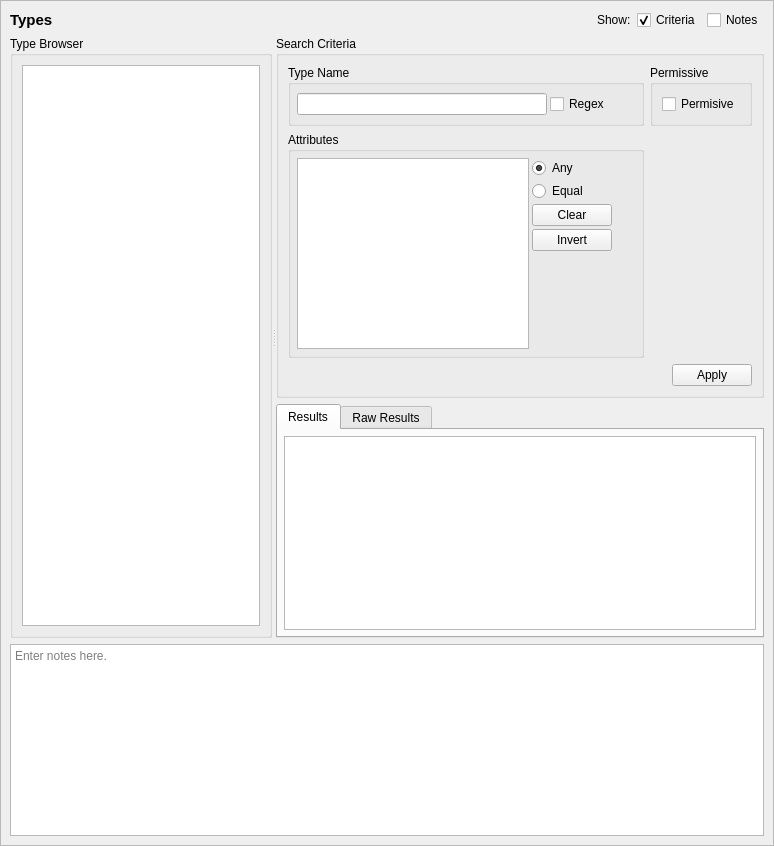
<?xml version="1.0" encoding="UTF-8"?>
<ui version="4.0">
 <class>UserQueryTab</class>
 <widget class="QScrollArea" name="UserQueryTab">
  <property name="geometry">
   <rect>
    <x>0</x>
    <y>0</y>
    <width>774</width>
    <height>846</height>
   </rect>
  </property>
  <property name="sizeAdjustPolicy">
   <enum>QAbstractScrollArea::AdjustToContents</enum>
  </property>
  <property name="widgetResizable">
   <bool>true</bool>
  </property>
  <widget class="QWidget" name="contents">
   <property name="geometry">
    <rect>
     <x>0</x>
     <y>0</y>
     <width>772</width>
     <height>844</height>
    </rect>
   </property>
   <property name="minimumSize">
    <size>
     <width>0</width>
     <height>0</height>
    </size>
   </property>
   <layout class="QGridLayout" name="gridLayout_3">
    <item row="0" column="0">
     <widget class="QLabel" name="label">
      <property name="sizePolicy">
       <sizepolicy hsizetype="Preferred" vsizetype="Fixed">
        <horstretch>0</horstretch>
        <verstretch>0</verstretch>
       </sizepolicy>
      </property>
      <property name="maximumSize">
       <size>
        <width>16777215</width>
        <height>20</height>
       </size>
      </property>
      <property name="font">
       <font>
        <pointsize>11</pointsize>
        <weight>75</weight>
        <bold>true</bold>
       </font>
      </property>
      <property name="text">
       <string>Types</string>
      </property>
     </widget>
    </item>
    <item row="3" column="0" colspan="5">
     <widget class="QTextEdit" name="notes">
      <property name="minimumSize">
       <size>
        <width>0</width>
        <height>80</height>
       </size>
      </property>
      <property name="toolTip">
       <string>Optionally enter notes here about the query.</string>
      </property>
      <property name="placeholderText">
       <string>Enter notes here.</string>
      </property>
     </widget>
    </item>
    <item row="0" column="1">
     <spacer name="horizontalSpacer">
      <property name="orientation">
       <enum>Qt::Horizontal</enum>
      </property>
      <property name="sizeHint" stdset="0">
       <size>
        <width>440</width>
        <height>20</height>
       </size>
      </property>
     </spacer>
    </item>
    <item row="0" column="2">
     <widget class="QLabel" name="label_2">
      <property name="text">
       <string>Show:</string>
      </property>
     </widget>
    </item>
    <item row="0" column="3">
     <widget class="QCheckBox" name="criteria_expander">
      <property name="toolTip">
       <string>Show or hide the search criteria (no settings are lost)</string>
      </property>
      <property name="text">
       <string>Criteria</string>
      </property>
      <property name="checked">
       <bool>true</bool>
      </property>
     </widget>
    </item>
    <item row="0" column="4">
     <widget class="QCheckBox" name="notes_expander">
      <property name="toolTip">
       <string>Show or hide the notes field (no data is lost)</string>
      </property>
      <property name="text">
       <string>Notes</string>
      </property>
     </widget>
    </item>
    <item row="1" column="0" rowspan="2" colspan="5">
     <widget class="QSplitter" name="splitter">
      <property name="sizePolicy">
       <sizepolicy hsizetype="Expanding" vsizetype="Preferred">
        <horstretch>0</horstretch>
        <verstretch>1</verstretch>
       </sizepolicy>
      </property>
      <property name="orientation">
       <enum>Qt::Horizontal</enum>
      </property>
      <widget class="QGroupBox" name="browser_groupBox">
       <property name="title">
        <string>Type Browser</string>
       </property>
       <layout class="QGridLayout" name="gridLayout">
        <item row="0" column="0">
         <widget class="GetDetailsListView" name="types"/>
        </item>
       </layout>
      </widget>
      <widget class="QWidget" name="verticalLayoutWidget">
       <layout class="QVBoxLayout" name="verticalLayout">
        <item>
         <widget class="QGroupBox" name="criteria_frame">
          <property name="sizePolicy">
           <sizepolicy hsizetype="Preferred" vsizetype="Preferred">
            <horstretch>0</horstretch>
            <verstretch>0</verstretch>
           </sizepolicy>
          </property>
          <property name="maximumSize">
           <size>
            <width>16777215</width>
            <height>16777215</height>
           </size>
          </property>
          <property name="title">
           <string>Search Criteria</string>
          </property>
          <layout class="QGridLayout" name="gridLayout_2">
           <item row="0" column="1">
            <widget class="QGroupBox" name="alias_criteria">
             <property name="maximumSize">
              <size>
               <width>16777215</width>
               <height>120</height>
              </size>
             </property>
             <property name="title">
              <string>Permissive</string>
             </property>
             <layout class="QGridLayout" name="gridLayout_4">
              <item row="1" column="0">
               <widget class="QCheckBox" name="permissive">
                <property name="toolTip">
                 <string>A matching type will be permissive.</string>
                </property>
                <property name="text">
                 <string>Permisive</string>
                </property>
               </widget>
              </item>
             </layout>
            </widget>
           </item>
           <item row="1" column="0">
            <widget class="QGroupBox" name="attr_criteria">
             <property name="title">
              <string>Attributes</string>
             </property>
             <layout class="QGridLayout" name="gridLayout_7">
              <property name="leftMargin">
               <number>6</number>
              </property>
              <property name="topMargin">
               <number>6</number>
              </property>
              <property name="rightMargin">
               <number>6</number>
              </property>
              <property name="bottomMargin">
               <number>6</number>
              </property>
              <property name="spacing">
               <number>3</number>
              </property>
              <item row="2" column="1">
               <widget class="QPushButton" name="clear_attrs">
                <property name="text">
                 <string>Clear</string>
                </property>
               </widget>
              </item>
              <item row="2" column="2">
               <spacer name="horizontalSpacer_4">
                <property name="orientation">
                 <enum>Qt::Horizontal</enum>
                </property>
                <property name="sizeHint" stdset="0">
                 <size>
                  <width>40</width>
                  <height>20</height>
                 </size>
                </property>
               </spacer>
              </item>
              <item row="3" column="1">
               <widget class="QPushButton" name="invert_attrs">
                <property name="text">
                 <string>Invert</string>
                </property>
               </widget>
              </item>
              <item row="1" column="1">
               <widget class="QRadioButton" name="attrs_equal">
                <property name="toolTip">
                 <string>A matching type will have an attribute set equal to the selected attributes.</string>
                </property>
                <property name="text">
                 <string>Equal</string>
                </property>
               </widget>
              </item>
              <item row="0" column="1">
               <widget class="QRadioButton" name="attrs_any">
                <property name="toolTip">
                 <string>A matching type will have any of the selected attributes.</string>
                </property>
                <property name="text">
                 <string>Any</string>
                </property>
                <property name="checked">
                 <bool>true</bool>
                </property>
               </widget>
              </item>
              <item row="0" column="0" rowspan="5">
               <widget class="QListView" name="attrs">
                <property name="sizePolicy">
                 <sizepolicy hsizetype="Expanding" vsizetype="Expanding">
                  <horstretch>0</horstretch>
                  <verstretch>0</verstretch>
                 </sizepolicy>
                </property>
                <property name="maximumSize">
                 <size>
                  <width>250</width>
                  <height>16777215</height>
                 </size>
                </property>
                <property name="toolTip">
                 <string>Match the attribute set of the type.</string>
                </property>
                <property name="selectionMode">
                 <enum>QAbstractItemView::ExtendedSelection</enum>
                </property>
               </widget>
              </item>
              <item row="4" column="1">
               <spacer name="verticalSpacer_2">
                <property name="orientation">
                 <enum>Qt::Vertical</enum>
                </property>
                <property name="sizeHint" stdset="0">
                 <size>
                  <width>20</width>
                  <height>40</height>
                 </size>
                </property>
               </spacer>
              </item>
             </layout>
            </widget>
           </item>
           <item row="0" column="0">
            <widget class="QGroupBox" name="name_criteria">
             <property name="maximumSize">
              <size>
               <width>16777215</width>
               <height>120</height>
              </size>
             </property>
             <property name="title">
              <string>Type Name</string>
             </property>
             <layout class="QGridLayout" name="gridLayout_8">
              <property name="leftMargin">
               <number>6</number>
              </property>
              <property name="topMargin">
               <number>6</number>
              </property>
              <property name="rightMargin">
               <number>6</number>
              </property>
              <property name="bottomMargin">
               <number>6</number>
              </property>
              <property name="spacing">
               <number>3</number>
              </property>
              <item row="0" column="1">
               <widget class="QLineEdit" name="name">
                <property name="sizePolicy">
                 <sizepolicy hsizetype="Expanding" vsizetype="Fixed">
                  <horstretch>0</horstretch>
                  <verstretch>0</verstretch>
                 </sizepolicy>
                </property>
                <property name="minimumSize">
                 <size>
                  <width>150</width>
                  <height>20</height>
                 </size>
                </property>
                <property name="maximumSize">
                 <size>
                  <width>250</width>
                  <height>16777215</height>
                 </size>
                </property>
               </widget>
              </item>
              <item row="0" column="2">
               <widget class="QCheckBox" name="name_regex">
                <property name="toolTip">
                 <string>Use regular expressions to match the type's name.</string>
                </property>
                <property name="text">
                 <string>Regex</string>
                </property>
               </widget>
              </item>
             </layout>
            </widget>
           </item>
           <item row="2" column="1">
            <widget class="QDialogButtonBox" name="buttonBox">
             <property name="standardButtons">
              <set>QDialogButtonBox::Apply</set>
             </property>
            </widget>
           </item>
          </layout>
         </widget>
        </item>
        <item>
         <widget class="QTabWidget" name="results_frame">
          <property name="sizePolicy">
           <sizepolicy hsizetype="Preferred" vsizetype="MinimumExpanding">
            <horstretch>0</horstretch>
            <verstretch>1</verstretch>
           </sizepolicy>
          </property>
          <property name="currentIndex">
           <number>0</number>
          </property>
          <widget class="QWidget" name="table_page">
           <property name="sizePolicy">
            <sizepolicy hsizetype="Preferred" vsizetype="MinimumExpanding">
             <horstretch>0</horstretch>
             <verstretch>0</verstretch>
            </sizepolicy>
           </property>
           <attribute name="title">
            <string>Results</string>
           </attribute>
           <layout class="QVBoxLayout" name="verticalLayout_3">
            <property name="leftMargin">
             <number>6</number>
            </property>
            <property name="topMargin">
             <number>6</number>
            </property>
            <property name="rightMargin">
             <number>6</number>
            </property>
            <property name="bottomMargin">
             <number>6</number>
            </property>
            <item>
             <widget class="QTableView" name="table_results">
              <property name="sizePolicy">
               <sizepolicy hsizetype="Expanding" vsizetype="MinimumExpanding">
                <horstretch>0</horstretch>
                <verstretch>0</verstretch>
               </sizepolicy>
              </property>
              <property name="sizeAdjustPolicy">
               <enum>QAbstractScrollArea::AdjustIgnored</enum>
              </property>
              <property name="alternatingRowColors">
               <bool>true</bool>
              </property>
              <property name="sortingEnabled">
               <bool>true</bool>
              </property>
             </widget>
            </item>
           </layout>
          </widget>
          <widget class="QWidget" name="raw_page">
           <property name="sizePolicy">
            <sizepolicy hsizetype="Preferred" vsizetype="MinimumExpanding">
             <horstretch>0</horstretch>
             <verstretch>0</verstretch>
            </sizepolicy>
           </property>
           <attribute name="title">
            <string>Raw Results</string>
           </attribute>
           <layout class="QVBoxLayout" name="verticalLayout_2">
            <property name="leftMargin">
             <number>6</number>
            </property>
            <property name="topMargin">
             <number>6</number>
            </property>
            <property name="rightMargin">
             <number>6</number>
            </property>
            <property name="bottomMargin">
             <number>6</number>
            </property>
            <item>
             <widget class="QPlainTextEdit" name="raw_results">
              <property name="sizePolicy">
               <sizepolicy hsizetype="Expanding" vsizetype="MinimumExpanding">
                <horstretch>0</horstretch>
                <verstretch>0</verstretch>
               </sizepolicy>
              </property>
              <property name="minimumSize">
               <size>
                <width>0</width>
                <height>0</height>
               </size>
              </property>
              <property name="font">
               <font>
                <family>Monospace</family>
               </font>
              </property>
              <property name="documentTitle">
               <string/>
              </property>
              <property name="lineWrapMode">
               <enum>QPlainTextEdit::NoWrap</enum>
              </property>
              <property name="readOnly">
               <bool>true</bool>
              </property>
             </widget>
            </item>
           </layout>
          </widget>
         </widget>
        </item>
       </layout>
      </widget>
     </widget>
    </item>
   </layout>
   <zorder>splitter</zorder>
   <zorder>notes</zorder>
   <zorder>label</zorder>
   <zorder>label_2</zorder>
   <zorder>horizontalSpacer</zorder>
   <zorder>criteria_expander</zorder>
   <zorder>notes_expander</zorder>
  </widget>
 </widget>
 <customwidgets>
  <customwidget>
   <class>GetDetailsListView</class>
   <extends>QListView</extends>
   <header>setoolsgui/getdetailslist.h</header>
  </customwidget>
 </customwidgets>
 <tabstops>
  <tabstop>criteria_expander</tabstop>
  <tabstop>notes_expander</tabstop>
  <tabstop>types</tabstop>
  <tabstop>name</tabstop>
  <tabstop>name_regex</tabstop>
  <tabstop>permissive</tabstop>
  <tabstop>attrs</tabstop>
  <tabstop>attrs_any</tabstop>
  <tabstop>attrs_equal</tabstop>
  <tabstop>clear_attrs</tabstop>
  <tabstop>invert_attrs</tabstop>
  <tabstop>results_frame</tabstop>
  <tabstop>table_results</tabstop>
  <tabstop>raw_results</tabstop>
  <tabstop>notes</tabstop>
 </tabstops>
 <resources/>
 <connections>
  <connection>
   <sender>clear_attrs</sender>
   <signal>clicked()</signal>
   <receiver>attrs</receiver>
   <slot>clearSelection()</slot>
   <hints>
    <hint type="sourcelabel">
     <x>429</x>
     <y>99</y>
    </hint>
    <hint type="destinationlabel">
     <x>319</x>
     <y>184</y>
    </hint>
   </hints>
  </connection>
  <connection>
   <sender>notes_expander</sender>
   <signal>toggled(bool)</signal>
   <receiver>notes</receiver>
   <slot>setVisible(bool)</slot>
   <hints>
    <hint type="sourcelabel">
     <x>732</x>
     <y>20</y>
    </hint>
    <hint type="destinationlabel">
     <x>386</x>
     <y>754</y>
    </hint>
   </hints>
  </connection>
  <connection>
   <sender>criteria_expander</sender>
   <signal>toggled(bool)</signal>
   <receiver>criteria_frame</receiver>
   <slot>setVisible(bool)</slot>
   <hints>
    <hint type="sourcelabel">
     <x>583</x>
     <y>20</y>
    </hint>
    <hint type="destinationlabel">
     <x>496</x>
     <y>226</y>
    </hint>
   </hints>
  </connection>
 </connections>
</ui>
